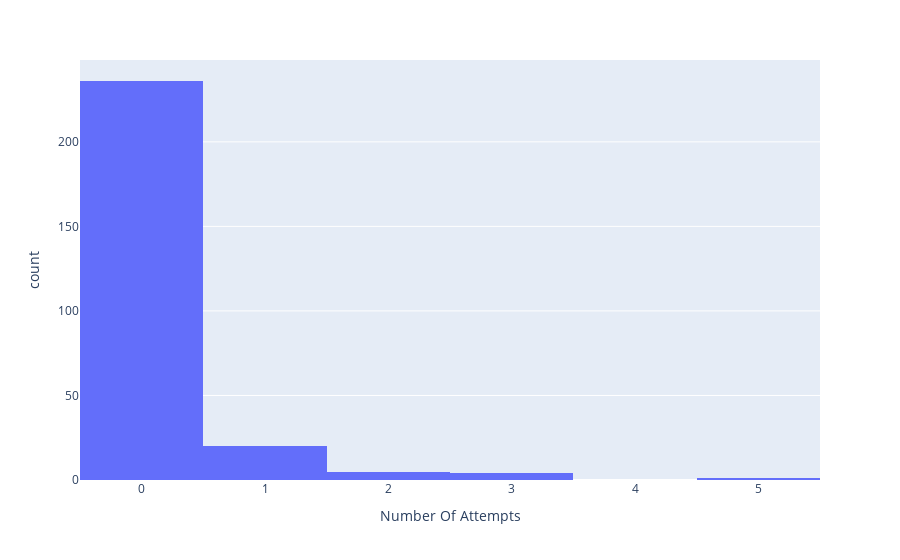

Write notebook code for a chart like this one.
### Code cell
fig = px.histogram(df, x='Number Of Attempts')

fig.show()

### Figure 1 — Plotly figure (JSON) as saved in the notebook; plotly's stock layout.template omitted (floating-point values rounded to 4 significant figures; data arrays with more than 128 entries replaced by an {"elided": "..."} marker saying what was removed)
{"data": [{"alignmentgroup": "True", "bingroup": "x", "hovertemplate": "Number Of Attempts=%{x}<br>count=%{y}<extra></extra>", "legendgroup": "", "marker": {"color": "#636efa", "pattern": {"shape": ""}}, "name": "", "offsetgroup": "", "orientation": "v", "showlegend": false, "type": "histogram", "x": {"elided": "266 int values"}, "xaxis": "x", "yaxis": "y"}], "layout": {"barmode": "relative", "legend": {"tracegroupgap": 0}, "margin": {"t": 60}, "xaxis": {"anchor": "y", "domain": [0, 1], "title": {"text": "Number Of Attempts"}}, "yaxis": {"anchor": "x", "domain": [0, 1], "title": {"text": "count"}}}}
